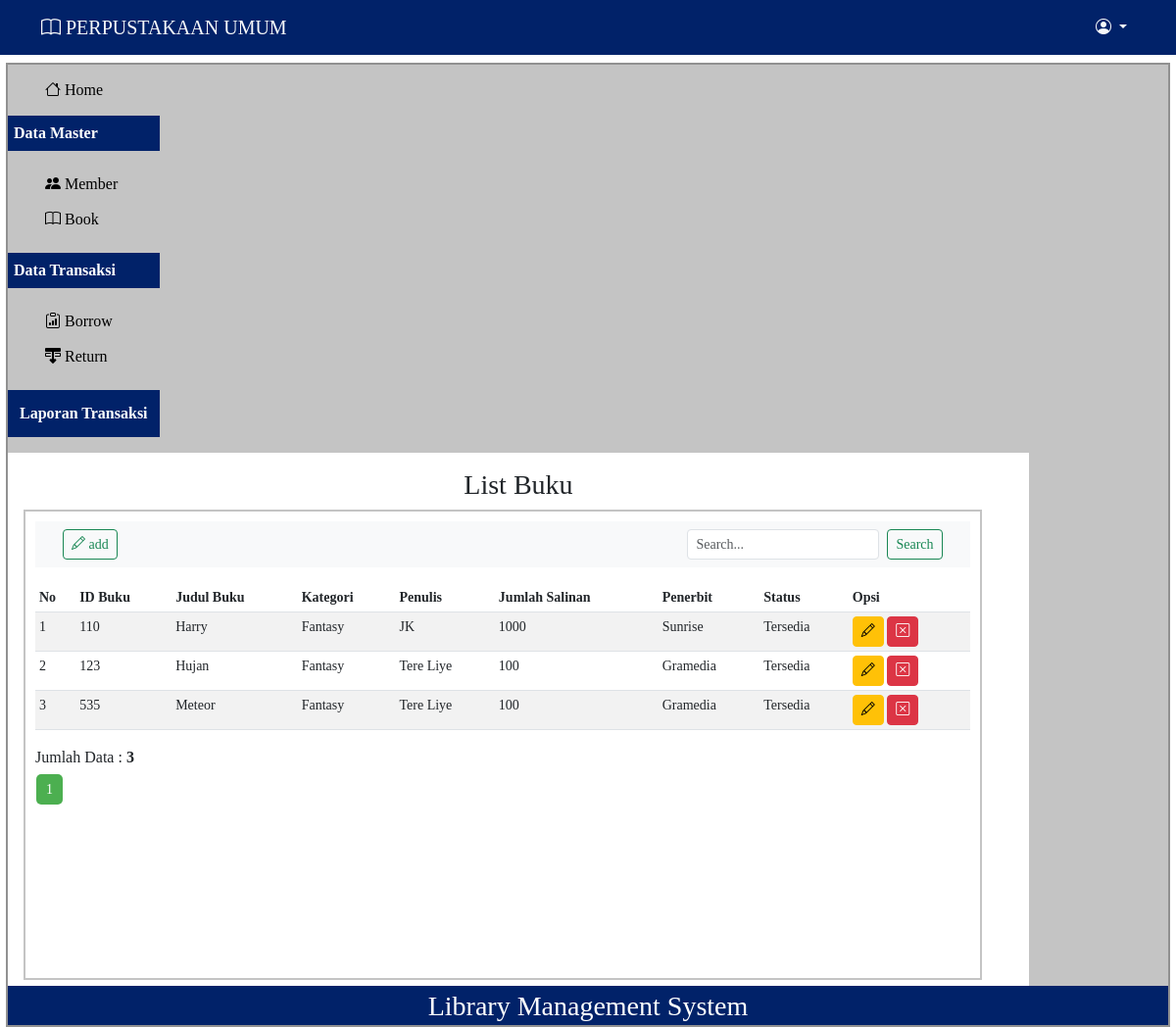
Screenshot of /index.php?p=buku (signed in) with the database file from the repository.
### tables this page shows
CREATE TABLE `book` (
  `book_id` int(11) NOT NULL,
  `book_title` varchar(255) NOT NULL,
  `category` varchar(100) DEFAULT NULL,
  `author` varchar(100) DEFAULT NULL,
  `book_copies` int(11) DEFAULT NULL,
  `publisher_name` varchar(100) DEFAULT NULL,
  `is_borrowed` tinyint(4) NOT NULL DEFAULT 0
);

### pages/buku.php (the view, shortened to what this page needs)
<div id="label-page">
   <h3>List Buku</h3>
</div>
<div id="content">
   <nav class="navbar navbar-expand-lg bg-body-tertiary mb-3">
      <div class="container-fluid">
         <div class="collapse navbar-collapse" id="navbarSupportedContent">
            <ul class="navbar-nav me-auto mb-lg-0">
               <li class="nav-item mx-3">
                  <a href="index.php?p=buku-input" class="btn btn-sm btn-outline-success" aria-current="page"><i class="bi bi-pencil"></i> add</a>
               </li>
            </ul>
            <form action="" class="d-flex mx-3" method="post">
               <input type="text" class="form-control form-control-sm me-2" name="pencarian" autocomplete="off" placeholder="Search...">
               <button class="btn btn-sm btn-outline-success" type="submit" name="search" value="search">Search</button>
            </form>
         </div>
      </div>
   </nav>
   <div class="table-responsive small">
      <table class="table table-striped table-sm">
         <thead>
            <tr>
               <th scope="col">No</th>
               <th scope="col">ID Buku</th>
               <th scope="col">Judul Buku</th>
               <th scope="col">Kategori</th>
               <th scope="col">Penulis</th>
               <th scope="col">Jumlah Salinan</th>
               <th scope="col">Penerbit</th>
               <th scope="col">Status</th>
               <th scope="col">Opsi</th>
            </tr>
         </thead>
         <?php
         $batas = 10;
         extract($_GET);
         if (empty($hal)) {
            $posisi = 0;
            $hal = 1;
            $nomor = 1;
         } else {
            $posisi = ($hal - 1) * $batas;
            $nomor = $posisi + 1;
         }
         if ($_SERVER['REQUEST_METHOD'] == "POST") {
            $pencarian = trim(mysqli_real_escape_string($db, $_POST['pencarian']));
            if ($pencarian != "") {
               $sql = "SELECT * FROM book WHERE book_title LIKE '%$pencarian%'
						OR author LIKE '%$pencarian%'
						OR category LIKE '%$pencarian%'
						OR publisher_name LIKE '%$pencarian%'";
               $query = $sql;
               $queryJml = $sql;
            } else {
               $query = "SELECT * FROM book LIMIT $posisi, $batas";
               $queryJml = "SELECT * FROM book";
               $no = $posisi * 1;
            }
         } else {
            $query = "SELECT * FROM book LIMIT $posisi, $batas";
            $queryJml = "SELECT * FROM book";
         }
         $q = mysqli_query($db, $query);
         if (mysqli_num_rows($q) > 0) {
            while ($r = mysqli_fetch_array($q)) {
         ?>
               <tr>
                  <td><?php echo $nomor; ?></td>
                  <td><?php echo $r['book_id']; ?></td>
                  <td><?php echo $r['book_title']; ?></td>
                  <td><?php echo $r['category']; ?></td>
                  <td><?php echo $r['author']; ?></td>
                  <td><?php echo $r['book_copies']; ?></td>
                  <td><?php echo $r['publisher_name']; ?></td>
                  <td><?php echo $r['is_borrowed'] == 1 ? "Dipinjam" : "Tersedia"; ?></td>
                  <td>
                     <a class="btn btn-sm btn-warning" href="index.php?p=buku-edit&id=<?php echo $r['book_id']; ?>"><i class="bi bi-pencil"></i></a>
                     <a class="btn btn-sm btn-danger" href="proses/buku-hapus.php?id=<?php echo $r['book_id']; ?>" onclick="return confirm ('Apakah Anda Yakin Akan Menghapus Data Ini?')"><i class="bi bi-x-square"></i></a>
                  </td>
               </tr>
         <?php $nomor++;
            }
         } else {
            echo "<tr><td colspan=6>Data Tidak Ditemukan</td></tr>";
         } ?>
      </table>
   </div>
   <?php
   if (isset($_POST['pencarian'])) {
      if ($_POST['pencarian'] != '') {
         echo "<div style=\"float:left;\">";
         $jml = mysqli_num_rows(mysqli_query($db, $queryJml));
         echo "Data Hasil Pencarian: <b>$jml</b>";
         echo "</div>";
      }
   } else { ?>
      <div>
         <?php
         $jml = mysqli_num_rows(mysqli_query($db, $queryJml));
         echo "Jumlah Data : <b>$jml</b>";
         ?>
      </div>
      <div class="pagination btn btn-sm">
         <?php
         $jml_hal = ceil($jml / $batas);
         for ($i = 1; $i <= $jml_hal; $i++) {
            if ($i != $hal) {
               echo "<a href=\"?p=anggota&hal=$i\">$i</a>";
            } else {
               echo "<a class=\"active\">$i</a>";
            }
         }
         ?>
      </div>
   <?php
   }
   ?>
</div>

### css/style.css (style rules this page uses)
* { margin: 0; padding: 0; }
body { height: 100vh; }
.navbar { background-color: #012269; }
.pagination { display: inline-block; }
.pagination a { color: black; float: left; padding: 5px 10px; text-decoration: none; }
.pagination a.active { background-color: #4caf50; color: white; border-radius: 5px; }
#content { float: left; width: 96.8%; min-height: 480px; border: 2px solid #c4c4c4; padding: 10px; margin-bottom: 6px; }
#label-page { text-align: center; }

### rows the page displays
book: book_id "110", book_title "Harry", category "Fantasy", author "JK", book_copies "1000", publisher_name "Sunrise", is_borrowed "Tersedia"
book: book_id "123", book_title "Hujan", category "Fantasy", author "Tere Liye", book_copies "100", publisher_name "Gramedia", is_borrowed "Tersedia"
book: book_id "535", book_title "Meteor", category "Fantasy", author "Tere Liye", book_copies "100", publisher_name "Gramedia", is_borrowed "Tersedia"

### other values shown
$jml "3"
